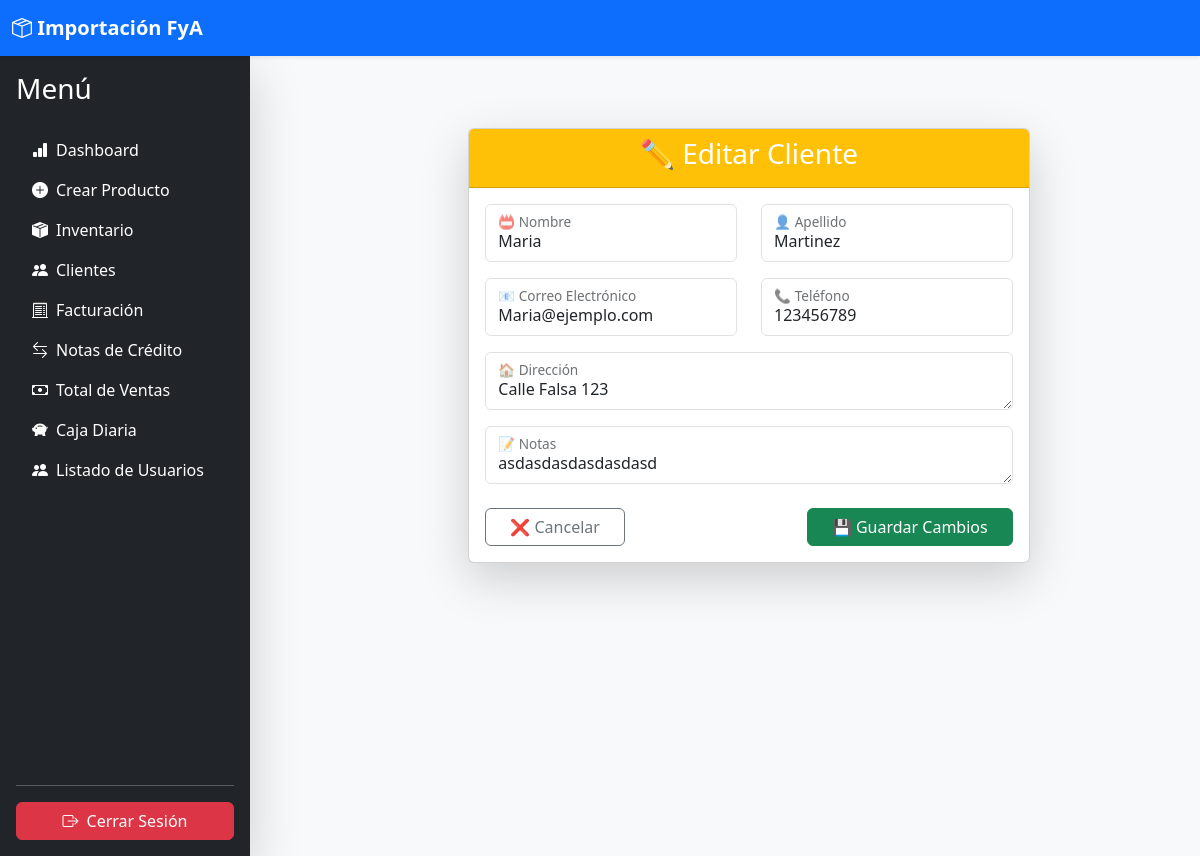
/accounts/clientes/editar/1/ (signed in), run on the app's committed database.
### accounts/models.py (models this page shows, shortened)
class Cliente(models.Model):
    id = models.AutoField(primary_key=True)
    nombre = models.CharField(max_length=100)
    apellido = models.CharField(max_length=100)
    email = models.EmailField(unique=True)
    telefono = models.CharField(max_length=15, blank=True, null=True)
    direccion = models.TextField(blank=True, null=True)
    notas = models.TextField(blank=True, null=True)
    fecha_registro = models.DateTimeField(default=now)

### accounts/views.py (the view)
# urls.py: path('clientes/editar/<int:cliente_id>/', views.editar_cliente, name='editar_cliente'),
@login_required
@role_required(['Gerente', 'Empleado'])
def editar_cliente(request, cliente_id):
    cliente = get_object_or_404(Cliente, id=cliente_id)
    if request.method == 'POST':
        form = ClienteForm(request.POST, instance=cliente)
        if form.is_valid():
            form.save()
            return redirect('clientes')  # Redirige a la lista de clientes (asegúrate de que esta URL exista)
    else:
        form = ClienteForm(instance=cliente)
    return render(request, 'clientes/editar_cliente.html', {'form': form, 'cliente': cliente})

### accounts/forms.py
class ClienteForm(forms.ModelForm):
    class Meta:
        model = Cliente
        fields = ['nombre', 'apellido', 'email', 'telefono', 'direccion', 'notas']
    def __init__(self, *args, **kwargs):
        super().__init__(*args, **kwargs)
        for field in self.fields.values():
            field.initial = ''  # Inicializar los campos como vacíos

### accounts/templatetags/template_filters.py (called while the page is built)
@register.filter
def add_class(field, css_class):
    return field.as_widget(attrs={"class": css_class})

### accounts/utils.py (called while the page is built)
def role_required(required_roles, message=None):
    def decorator(view_func):
        @wraps(view_func)
        def _wrapped_view(request, *args, **kwargs):
            if not hasattr(request.user, 'role'):
                return HttpResponseForbidden(message or "Tu usuario no tiene un rol asignado.")
            if request.user.role not in required_roles:
                return HttpResponseForbidden(message or "No tienes permiso para acceder a esta página.")
            return view_func(request, *args, **kwargs)
        return _wrapped_view
    return decorator

### accounts/templates/clientes/editar_cliente.html (shortened to what this page needs)
{% extends 'core/base.html' %}
{% load template_filters %}
{% block content %}
<div class="container mt-5">
    <div class="row justify-content-center">
        <div class="col-lg-8">
            <div class="card shadow-lg">
                <div class="card-header bg-warning text-white text-center">
                    <h3>✏️ Editar Cliente</h3>
                </div>
                <div class="card-body">
                    <form method="post" class="needs-validation" novalidate>
                        <div class="row mb-3">
                            <div class="col-md-6">
                                <div class="form-floating">
                                    {{ form.nombre|add_class:"form-control" }}
                                    <label for="{{ form.nombre.id_for_label }}">📛 Nombre</label>
                                </div>
                            </div>
                            <div class="col-md-6">
                                <div class="form-floating">
                                    {{ form.apellido|add_class:"form-control" }}
                                    <label for="{{ form.apellido.id_for_label }}">👤 Apellido</label>
                                </div>
                            </div>
                        </div>
                        <div class="row mb-3">
                            <div class="col-md-6">
                                <div class="form-floating">
                                    {{ form.email|add_class:"form-control" }}
                                    <label for="{{ form.email.id_for_label }}">📧 Correo Electrónico</label>
                                </div>
                            </div>
                            <div class="col-md-6">
                                <div class="form-floating">
                                    {{ form.telefono|add_class:"form-control" }}
                                    <label for="{{ form.telefono.id_for_label }}">📞 Teléfono</label>
                                </div>
                            </div>
                        </div>
                        <div class="mb-3">
                            <div class="form-floating">
                                {{ form.direccion|add_class:"form-control" }}
                                <label for="{{ form.direccion.id_for_label }}">🏠 Dirección</label>
                            </div>
                        </div>
                        <div class="mb-3">
                            <div class="form-floating">
                                {{ form.notas|add_class:"form-control" }}
                                <label for="{{ form.notas.id_for_label }}">📝 Notas</label>
                            </div>
                        </div>
                        <div class="d-flex justify-content-between mt-4">
                            <a href="{% url 'clientes' %}" class="btn btn-outline-secondary px-4">❌ Cancelar</a>
                            <button type="submit" class="btn btn-success px-4">💾 Guardar Cambios</button>
                        </div>
                    </form>
                </div>
            </div>
        </div>
    </div>
</div>
{% endblock %}

### core/templates/core/sidebar.html (style rules this page uses)
.d-flex { align-items: stretch; }

### data on the page
Cliente: nombre "Maria", apellido "Martinez", email "Maria@ejemplo.com", telefono "123456789", direccion "Calle Falsa 123", notas "asdasdasdasdasdasd"
